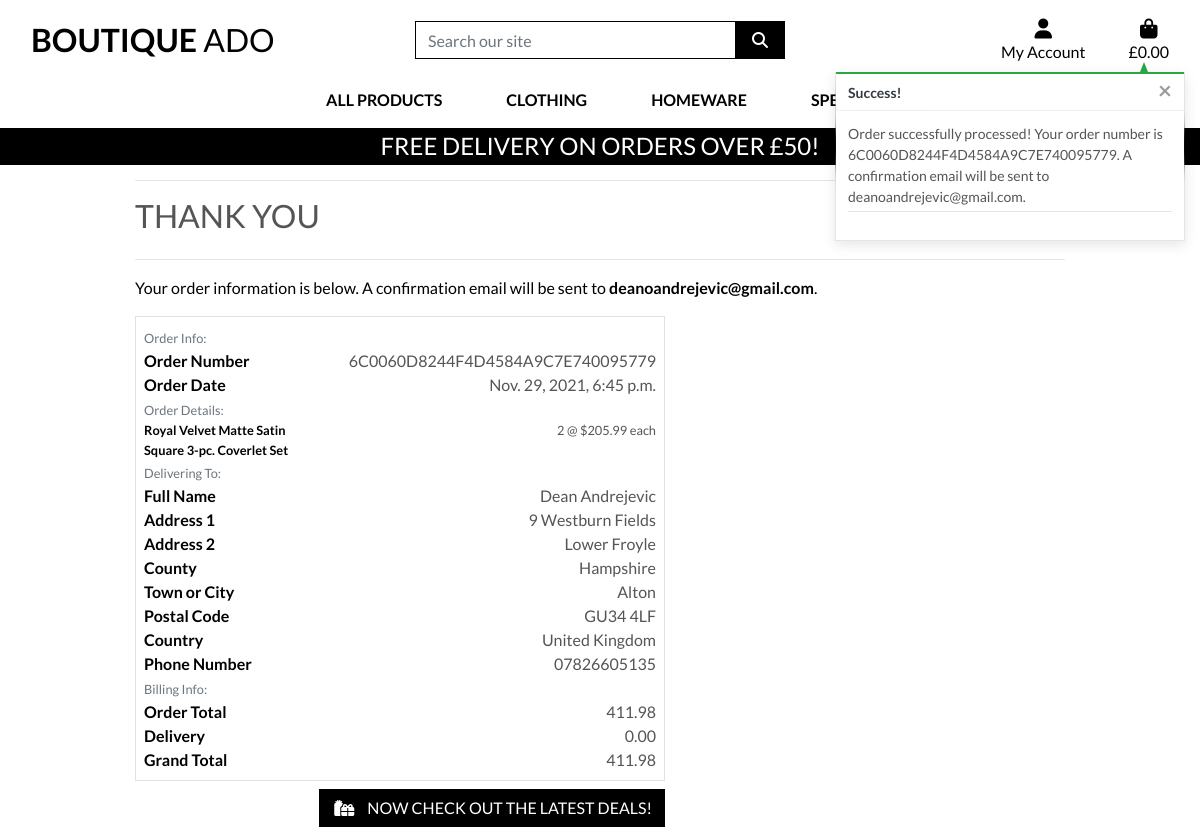
The app's page /checkout/checkout_success/6C0060D8244F4D4584A9C7E740095779 with its own data.
### checkout/models.py (models this page shows, shortened)
class Order(models.Model):
    order_number = models.CharField(max_length=32, null=False, editable=False)
    full_name = models.CharField(max_length=50, null=False, blank=False)
    email = models.EmailField(max_length=254, null=False, blank=False)
    phone_number = models.CharField(max_length=20, null=False, blank=False)
    country = models.CharField(max_length=40, null=False, blank=False)
    postcode = models.CharField(max_length=20, null=True, blank=True)
    town_or_city = models.CharField(max_length=40, null=False, blank=False)
    street_address1 = models.CharField(max_length=80, null=False, blank=False)
    street_address2 = models.CharField(max_length=80, null=True, blank=True)
    county = models.CharField(max_length=80, null=True, blank=True)
    date = models.DateTimeField(auto_now_add=True)
    delivery_cost = models.DecimalField(max_digits=6, decimal_places=2, null=False, default=0)
    order_total = models.DecimalField(max_digits=10, decimal_places=2, null=False, default=0)
    grand_total = models.DecimalField(max_digits=10, decimal_places=2, null=False, default=0)

class OrderLineItem(models.Model):
    order = models.ForeignKey(Order, null=False, blank=False, on_delete=models.CASCADE, related_name='lineitems')
    product = models.ForeignKey(Product, null=False, blank=False, on_delete=models.CASCADE)
    product_size = models.CharField(max_length=2, null=True, blank=True) # XS, S, M, L, XL
    quantity = models.IntegerField(null=False, blank=False, default=0)
    lineitem_total = models.DecimalField(max_digits=6, decimal_places=2, null=False, blank=False, editable=False)

### products/models.py (models this page shows, shortened)
class Product(models.Model):
    category = models.ForeignKey('Category', null=True, blank=True, on_delete=models.SET_NULL)
    sku = models.CharField(max_length=254, null=True, blank=True)
    name = models.CharField(max_length=254)
    description = models.TextField()
    has_sizes = models.BooleanField(default=False, null=True, blank=True)
    price = models.DecimalField(max_digits=6, decimal_places=2)
    rating = models.DecimalField(max_digits=6, decimal_places=2, null=True, blank=True)
    image_url = models.URLField(max_length=1024, null=True, blank=True)
    image = models.ImageField(null=True, blank=True)

### checkout/views.py (the view)
def checkout_success(request, order_number):
    save_info = request.session.get('save_info')
    order = get_object_or_404(Order, order_number=order_number)
    messages.success(request, f'Order successfully processed! \
        Your order number is {order_number}. A confirmation \
        email will be sent to {order.email}.')
    if 'bag' in request.session:
        del request.session['bag']
    template = 'checkout/checkout_success.html'
    context = {
        'order': order,
    }
    return render(request, template, context)

### bag/contexts.py (called while the page is built, shortened)
def bag_contents(request):
    bag_items = []
    total = 0
    product_count = 0
    bag = request.session.get('bag', {})
    if total < settings.FREE_DELIVERY_THRESHOLD:
        delivery = total * Decimal(settings.STANDARD_DELIVERY_PERCENTAGE / 100)
        free_delivery_delta = settings.FREE_DELIVERY_THRESHOLD - total
    else:
        delivery = 0
        free_delivery_delta = 0
    grand_total = delivery + total
    context = {
        'bag_items': bag_items,
        'total': total,
        'product_count': product_count,
        'delivery': delivery,
        'free_delivery_delta': free_delivery_delta,
        'free_delivery_threshold': settings.FREE_DELIVERY_THRESHOLD,
        'grand_total': grand_total,
    }
    return context

### checkout/templates/checkout/checkout_success.html (shortened to what this page needs)
{% extends "base.html" %}
{% load static %}
{% block extra_css %}
<link rel="stylesheet" href="{% static 'checkout/css/checkout.css' %}">
{% endblock %}
{% block page_header %}
<div class="container header-container">
</div>
{% endblock %}
{% block content %}
<div class="overlay"></div>
<div class="container">
    <div class="row">
        <div class="col">
            <hr>
            <h2 class="logo-font mb-4">Thank You</h2>
            <hr>
            <p class="text-black">Your order information is below. A confirmation email will be sent to
                <strong>{{ order.email }}</strong>.</p>
        </div>
    </div>
    <div class="row">
        <div class="col-12 col-lg-7">
            <div class="order-confirmation-wrapper p-2 border">
                <div class="row">
                    <div class="col">
                        <small class="text-muted">Order Info:</small>
                    </div>
                </div>
                <div class="row">
                    <div class="col-12 col-md-4">
                        <p class="mb-0 text-black font-weight-bold">Order Number</p>
                    </div>
                    <div class="col-12 col-md-8 text-md-right">
                        <p class="mb-0">{{ order.order_number }}</p>
                    </div>
                </div>
                <div class="row">
                    <div class="col-12 col-md-4">
                        <p class="mb-0 text-black font-weight-bold">Order Date</p>
                    </div>
                    <div class="col-12 col-md-8 text-md-right">
                        <p class="mb-0">{{ order.date }}</p>
                    </div>
                </div>
                <div class="row">
                    <div class="col">
                        <small class="text-muted">Order Details:</small>
                    </div>
                </div>
                {% for item in order.lineitems.all %}
                <div class="row">
                    <div class="col-12 col-md-4">
                        <p class="small mb-0 text-black font-weight-bold">
                            {{ item.product.name }}
                        </p>
                    </div>
                    <div class="col-12 col-md-8 text-md-right">
                        <p class="small mb-0">{{ item.quantity }} @ ${{ item.product.price }} each</p>
                    </div>
                </div>
                {% endfor %}
                <div class="row">
                    <div class="col">
                        <small class="text-muted">Delivering To:</small>
                    </div>
                </div>
                <div class="row">
                    <div class="col-12 col-md-4">
                        <p class="mb-0 text-black font-weight-bold">Full Name</p>
                    </div>
                    <div class="col-12 col-md-8 text-md-right">
                        <p class="mb-0">{{ order.full_name }}</p>
                    </div>
                </div>
                <div class="row">
                    <div class="col-12 col-md-4">
                        <p class="mb-0 text-black font-weight-bold">Address 1</p>
                    </div>
                    <div class="col-12 col-md-8 text-md-right">
                        <p class="mb-0">{{ order.street_address1 }}</p>
                    </div>
                </div>
                {% if order.street_address2 %}
                <div class="row">
                    <div class="col-12 col-md-4">
                        <p class="mb-0 text-black font-weight-bold">Address 2</p>
                    </div>
                    <div class="col-12 col-md-8 text-md-right">
                        <p class="mb-0">{{ order.street_address2 }}</p>
                    </div>
                </div>
                {% endif %}
                {% if order.county %}
                <div class="row">
                    <div class="col-12 col-md-4">
                        <p class="mb-0 text-black font-weight-bold">County</p>
                    </div>
                    <div class="col-12 col-md-8 text-md-right">
                        <p class="mb-0">{{ order.county }}</p>
                    </div>
                </div>
                {% endif %}
                <div class="row">
                    <div class="col-12 col-md-4">
                        <p class="mb-0 text-black font-weight-bold">Town or City</p>
                    </div>
                    <div class="col-12 col-md-8 text-md-right">
                        <p class="mb-0">{{ order.town_or_city }}</p>
                    </div>
                </div>
                {% if order.postcode %}
                <div class="row">
                    <div class="col-12 col-md-4">
                        <p class="mb-0 text-black font-weight-bold">Postal Code</p>
                    </div>
                    <div class="col-12 col-md-8 text-md-right">
                        <p class="mb-0">{{ order.postcode }}</p>
                    </div>
                </div>
                {% endif %}
                <div class="row">
                    <div class="col-12 col-md-4">
                        <p class="mb-0 text-black font-weight-bold">Country</p>
                    </div>
                    <div class="col-12 col-md-8 text-md-right">
                        <p class="mb-0">{{ order.country }}</p>
                    </div>
                </div>
                <div class="row">
                    <div class="col-12 col-md-4">
                        <p class="mb-0 text-black font-weight-bold">Phone Number</p>
                    </div>
                    <div class="col-12 col-md-8 text-md-right">
                        <p class="mb-0">{{ order.phone_number }}</p>
                    </div>
                </div>
                <div class="row">
                    <div class="col">
                        <small class="text-muted">Billing Info:</small>
                    </div>
                </div>
                <div class="row">
                    <div class="col-12 col-md-4">
                        <p class="mb-0 text-black font-weight-bold">Order Total</p>
                    </div>
                    <div class="col-12 col-md-8 text-md-right">
                        <p class="mb-0">{{ order.order_total }}</p>
                    </div>
                </div>
                <div class="row">
                    <div class="col-12 col-md-4">
                        <p class="mb-0 text-black font-weight-bold">Delivery</p>
                    </div>
                    <div class="col-12 col-md-8 text-md-right">
                        <p class="mb-0">{{ order.delivery_cost }}</p>
                    </div>
                </div>
                <div class="row">
                    <div class="col-12 col-md-4">
                        <p class="mb-0 text-black font-weight-bold">Grand Total</p>
                    </div>
                    <div class="col-12 col-md-8 text-md-right">
                        <p class="mb-0">{{ order.grand_total }}</p>
                    </div>
                </div>
            </div>
        </div>
    </div>
    <div class="row">
        <div class="col-12 col-lg-7 text-right">
            <a href="{% url 'products' %}?category=new_arrivals,deals,clearance" class="btn btn-black rounded-0 my-2">
                <span class="icon mr-2">
                    <i class="fas fa-gifts"></i>
                </span>
                <span class="text-uppercase">Now check out the latest deals!</span>
            </a>
        </div>
    </div>
</div>
{% endblock %}

### static/css/base.css (style rules this page uses)
html { height: 100%; }
body { background: url('/media/homepage_background_cropped.jpg') no-repeat center center fixed; background-size: cover; height: calc(100vh - 164px); color: #555; font-family: 'Lato'; }
.icon { align-items: center; display: inline-flex; justify-content: center; height: 1.5rem; width: 1.5rem; }
.logo-font { text-transform: uppercase; }
.btn-black { background: black; color: white; }
.text-black { color: #000 !important; }
.overlay { height: 100%; width: 100%; top: 0; left: 0; position: fixed; background: white; z-index: -1; }
@media (min-width: 1200px) { .container { max-width: 80%; } }
@media (min-width: 992px) { .header-container { padding-top: 164px; } }

### records on screen
Order: email "deanoandrejevic@gmail.com", order_number "6C0060D8244F4D4584A9C7E740095779", date "Nov. 29, 2021, 6:45 p.m.", full_name "Dean Andrejevic", street_address1 "9 Westburn Fields", street_address2 "Lower Froyle", county "Hampshire", town_or_city "Alton", postcode "GU34 4LF", country "United Kingdom", phone_number "07826605135", order_total "411.98", delivery_cost "0.00", grand_total "411.98"
OrderLineItem: product.name "Royal Velvet Matte Satin Square 3-pc. Coverlet Set", quantity "2", product.price "205.99"

### other values on screen
{{ free_delivery_threshold }} "50"
{{ message }} "Order successfully processed! Your order number is 6C0060D8244F4D4584A9C7E740095779. A confirmation email will be sent to deanoandrejevic@gmail.com."
